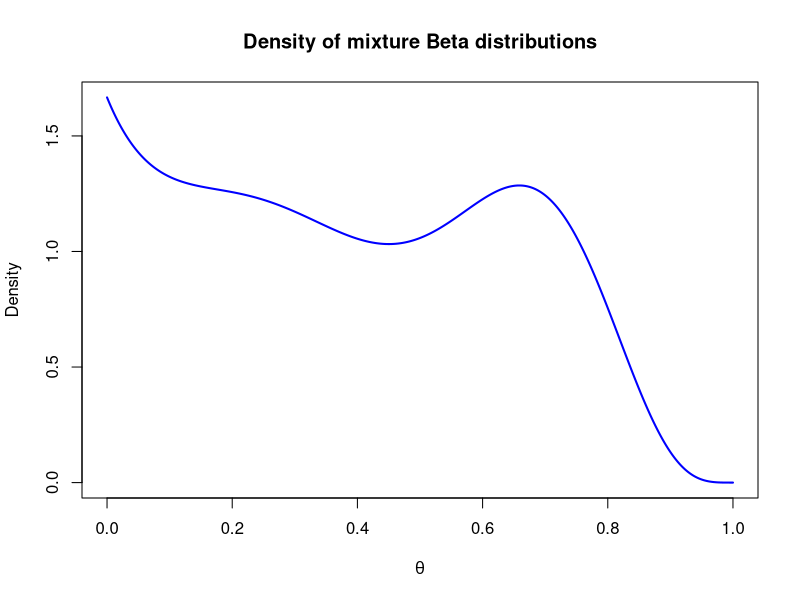
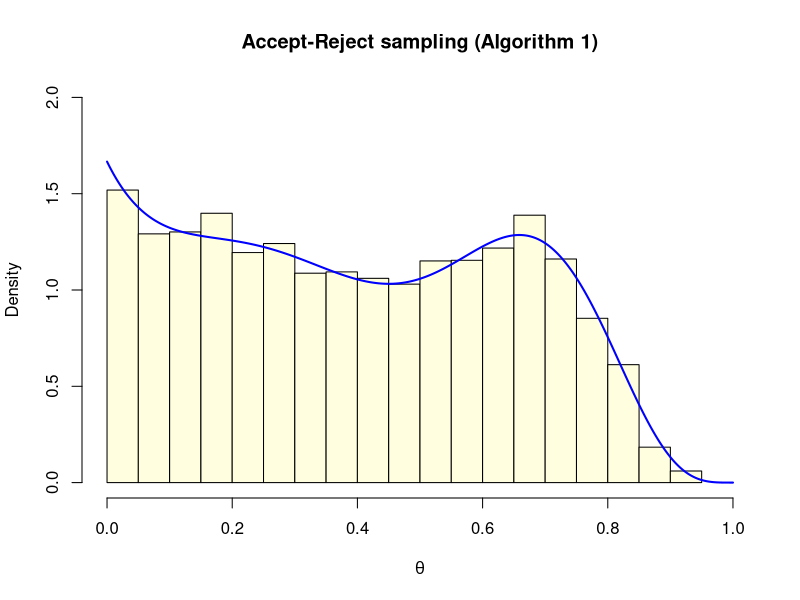
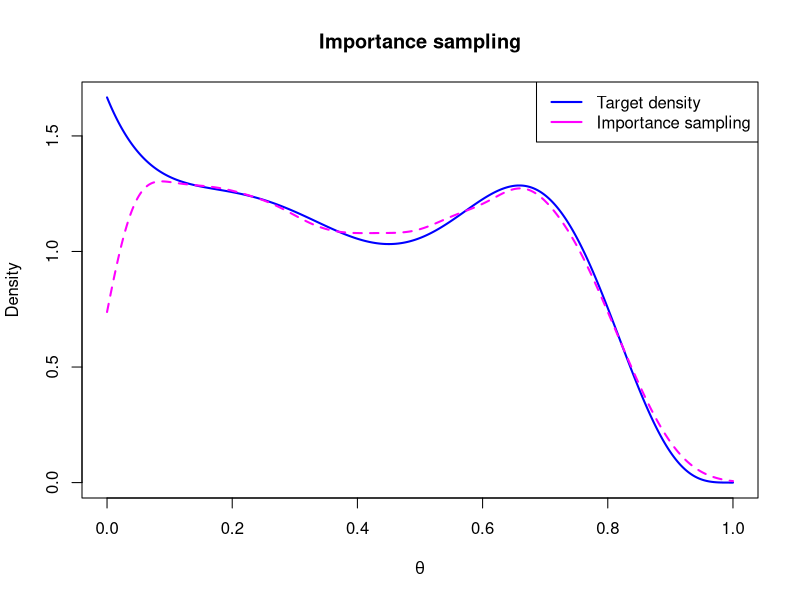
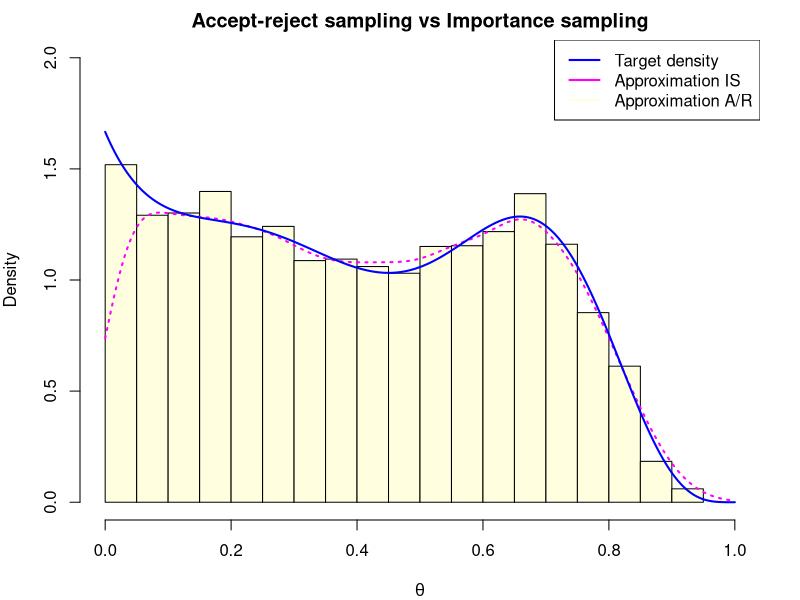
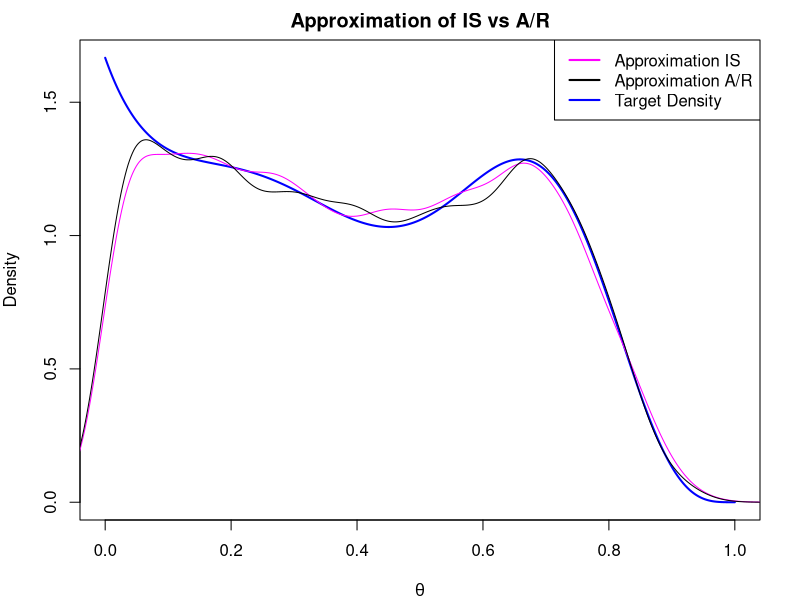

Source code (R) for these figures, in order:
## ---- chunk 1
knitr::opts_chunk$set(echo = TRUE)
## ---- chunk 2

# Define the density function
f <- function(x) {
  1/3 * dbeta(x, 1, 5) + 1/3 * dbeta(x, 3, 5) + 1/3 * dbeta(x, 10, 5)
}

# Q1: Plot the density function f(x)
par(mfrow=c(1,1))
th=seq(0,1,length=10000)
plot(th, f(th), type = "l", lwd = 2, 
     xlab = expression(theta), ylab = "Density", 
     main = "Density of mixture Beta distributions",
     col='blue')


## ---- chunk 3
set.seed(1234)
N=10000
theta = runif(N,0,1) #generate samples from proposal distribution 
u <- runif(N,0,1) #generate u; 10,000 values from a uniform distribution
theta_max=0.0 #value of theta where density point is maximum

K <- f(theta_max) #maximum value of the density
K


#############################
# A/R Algorithm 1 
#############################
theta2=c() #theta accepted
for(i in 1:N){
  #theta_prop <- runif(1,0,1)
  acc_prob <- f(theta[i])/K 
  #u <- runif(1,0,1)
  if(u[i]<acc_prob){
    theta2 <- c(theta2, theta[i]) 
  }
}



# Plotting accept-reject sampling from algorithm 1 data against f(x) 
ymax <-2
par(mfrow=c(1,1))
hist(theta2, probability=T, xlab=expression(theta), ylab = "Density", 
     main = "Accept-Reject sampling (Algorithm 1)", xlim=c(0,1), ylim=c(0,ymax), col='lightyellow')
lines(th, f(th), col="blue", lwd=2)


## ---- chunk 4
# Acceptance rate for algorithm 1
acceptance_rate_1 <- 1/K #length(theta2)/N
cat("Acceptance rate (Algorithm 1) = ", acceptance_rate_1, "\n") #0.6


## ---- chunk 5
theta_max <- 0.0
part1 <- gamma(6)/(gamma(1)*gamma(5))
part2 <- gamma(8)/(gamma(3)*gamma(5))
part3 <- gamma(15)/(gamma(10)*gamma(5))
final <- (1/3) * (1-theta_max)^4 * (part1 + ((theta_max)^2*part2) + ((theta_max)^9*part3))
final

## ---- chunk 6
w=f(theta)
W=w/sum(w)
d=density(theta, weights=W, from=0, to=1)

# Plotting IS 
par(mfrow=c(1,1))
plot(th,f(th), type="l", lwd=2, col="blue",
     xlab=expression(theta), ylab="Density", 
     main="Importance sampling")
lines(d, col="magenta", lwd=2, lty=2)
legend("topright", legend = c("Target density", "Importance sampling"), 
       col = c("blue", "magenta"), lty = 1, lwd = 2)

## ---- chunk 7

par(mfrow=c(1,1), mar=c(4,4,2,2))
hist(theta2, probability=T, 
     xlab=expression(theta), ylab="Density", main="Accept-reject sampling vs Importance sampling",
     xlim=c(0,1),ylim=c(0,ymax), col="lightyellow")
lines(d, col="magenta", lwd=2, lty=3) #IS
lines(th,f(th),col="blue",lwd=2) #Target density
legend("topright", legend = c("Target density", "Approximation IS", "Approximation A/R"), 
       col = c("blue", "magenta", "lightyellow"), lty = 1, lwd = 2)

## ---- chunk 8
sample_true_mean_ <- sum(theta)/length(theta)
sample_true_mean_
ar_approximation <- mean(theta2) #A/R approximation: 0.4017751
ar_approximation
is_approximation <- sum(w * theta)/sum(w) #IS approximation: 0.4048396
is_approximation
## ---- chunk 9
# Quantile
par(mfrow=c(1,1), mar=c(4,4,2,2))
plot(th,f(th),col="blue",type="l", lwd=2,
     xlab=expression(theta), ylab="Density",
     main="Approximation of IS vs A/R") #Target density

theta_IS <- sample(theta, size=N, prob=W, replace=T)
lines(density(theta_IS), col="magenta")
quantile(theta_IS, probs=c(0.25, 0.50, 0.75))

theta_AR <- sample(theta2, size=N, replace=T)
lines(density(theta_AR), col="black")
legend("topright", legend = c("Approximation IS", "Approximation A/R", "Target Density"), 
       col = c("magenta", "black", "blue"), lty = 1, lwd = 2)
quantile(theta_AR, probs=c(0.25, 0.50, 0.75))




